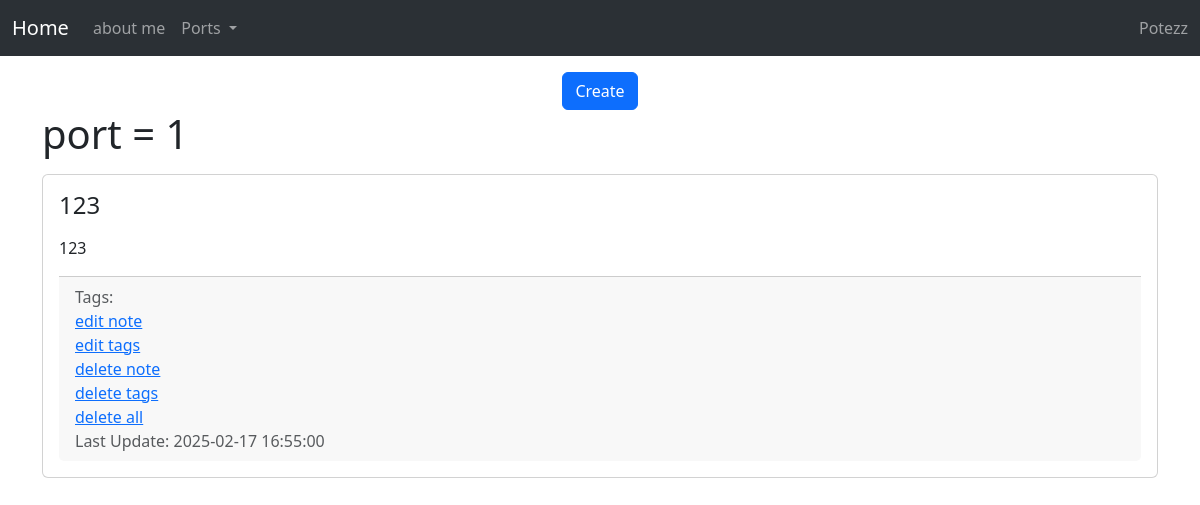
/port_1 (signed in), run on the app's committed database.
### port_web/models/models.py (models this page shows, shortened)
class User(db.Model, UserMixin):
    __tablename__ = "users"
    id = db.Column(db.Integer, primary_key=True)
    name = db.Column(db.String)
    username = db.Column(db.String)
    status = db.Column(db.String, default="active")
    _password_hash = db.Column(db.String)
    created_date = mapped_column(sa.DateTime(timezone=True), server_default=func.now())
    updated_date = mapped_column(sa.DateTime(timezone=True), server_default=func.now())
    roles: Mapped[list[Role]] = relationship(secondary=user_roles)
    @hybrid_property
    def password_hash(self):
        raise Exception("Password hashes may not be viewed.")
    serialize_rules = "_password_hash"
    def has_role(self, role_name):
        return any(role.name == role_name for role in self.roles)

class Note(db.Model):
    __tablename__ = "notes"
    id: Mapped[int] = mapped_column(sa.Integer, primary_key=True)
    title: Mapped[str] = mapped_column(sa.String, nullable=False)
    description: Mapped[str] = mapped_column(sa.Text)
    tags: Mapped[list[Tag]] = relationship(secondary=note_tag_m2m)
    create_date = mapped_column(sa.DateTime(timezone=True), server_default=func.now())
    update_date = mapped_column(sa.DateTime(timezone=True), server_default=func.now())
    portfolio_id: Mapped[int] = mapped_column(sa.Integer, nullable=True)

class Tag(db.Model):
    __tablename__ = "tags"
    id: Mapped[int] = mapped_column(sa.Integer, primary_key=True)
    name: Mapped[str] = mapped_column(sa.String, nullable=False)
    created_date = mapped_column(sa.DateTime(timezone=True), server_default=func.now())

### port_web/portapp.py (the view)
@app.route("/port_1")
def port_1():
    db = models.db
    notes = db.session.execute(db.select(models.Note).order_by(models.Note.title)).scalars()
    return flask.render_template("port_1.html", notes=notes)

### port_web/auth/acl.py (called while the page is built)
@login_manager.user_loader
def load_user(user_id):
    return models.User.query.get(int(user_id)) #กำหนดการโหลดผู้ใช่งานจาก ID

### port_web/templates/port_1.html (shortened to what this page needs)
{% extends 'base.html'%}
{% block body %}
<ul class="nav justify-content-center" style="padding-top: 1em;">
    <li class="nav-item">
        {% if not current_user.is_authenticated %}
            <h2>Login to comments</h2>
            <div class="d-flex justify-content-center">
                <a class="btn btn-primary " href="{{ url_for('login', port_id = 1)}}">
                    Login
                </a>
            </div>
        {% else %}
            <a class="btn btn-primary" href="{{ url_for('create_note', port_id = 1) }}">
                Create
            </a>
        {% endif %}
    </li>
</ul>
{% for note in notes %}
{% if note.portfolio_id == 1 %}
    <h1>port = {{ note.portfolio_id }}</h1>
    <div class="card my-3">
        <div class="card-body">
            <h4 class="card-title">{{ note.title }}</h4>
            <div class="card-text my-3">
                {{ note.description }}
            </div>
            <div class="card-footer text-muted">
                Tags:
                {% for t in note.tags %}
                {% if current_user.is_authenticated and current_user.has_role("admin") %}
                    <div>
                        <a href="{{ url_for('update_note', tag_id=t.id) }}">edit note</a>
                    </div>
                    <div>
                        <a href="{{ url_for('update_tags', tag_id=t.id) }}">edit tags</a>
                    </div>
                    <div>
                        <a href="{{ url_for('delete_note', tag_id=t.id) }}">delete note</a>
                    </div>
                    <div>
                        <a href="{{ url_for('delete_tags', tag_id=t.id) }}">delete tags</a>
                    </div>
                    <div>
                        <a href="{{ url_for('delete', tag_id=t.id) }}">delete all</a>
                    </div>
                {% endif %}
                {% endfor %}
                Last Update: {{ note.update_date }}
            </div>
        </div>
    </div>
{% endif %}
{% endfor %}
{% endblock %}

### port_web/templates/base.html (shortened to what this page needs)
<!DOCTYPE html>
<html>
<head>
    <link href="https://cdn.jsdelivr.net/npm/bootstrap@5.3.3/dist/css/bootstrap.min.css" rel="stylesheet"
>
</head>
<body>
    <nav class="navbar navbar-expand-lg bg-body-tertiary" data-bs-theme="dark">
        <div class="container-fluid">
            <a class="navbar-brand" href="#">Home</a>
            <div class="collapse navbar-collapse" id="navbarNavDropdown">
                <ul class="navbar-nav">
                    <li class="nav-item">
                        <a class="nav-link" href="#">about me</a>
                    </li>
                    <li class="nav-item dropdown">
                        <a class="nav-link dropdown-toggle" href="#" role="button" data-bs-toggle="dropdown"
                            aria-expanded="false">
                            Ports
                        </a>
                    </li>
                </ul>
                <div class="d-flex ms-auto">
                    <span class="navbar-text">
                        {% if current_user.is_authenticated %}
                            {{ current_user.username }}
                        {% else %}
                            <a class="nav-link" href="#">sign in</a>
                        {% endif %}
                    </span>
                </div>
            </div>
        </div>
    </nav>
    <div class="container">
        {% block body %}{% endblock %}
    </div>
</body>
</html>

### data on the page
User: username "Potezz"
Note: portfolio_id "1", title "123", description "123", update_date "2025-02-17 16:55:00"
